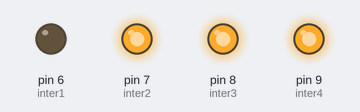
Recording of a sketch running on a simulated Arduino Uno, built with avr-gcc and run on an emulated ATmega328P. Parts: output pins drawn as LEDs (lit = HIGH).

Above: at 0.5 s.
At 1.5 s:
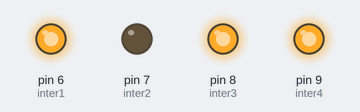
At 2.5 s:
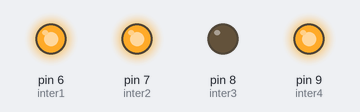
At 3.5 s:
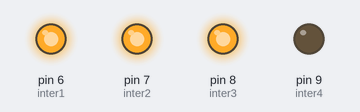
Timing chart, 0 to 5.2 s (numbered marks = the images above):
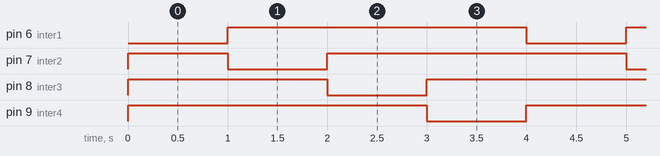

The sketch:

test_relais_x4.ino
```cpp
/*
  Test des relais
  Les relais sont tous éteints au démarrage
  puis s'allument l'un après l'autre alors que les précédents s'éteignent
 */

// définition des pins sur lesquelles sont branchés les relais
int inter1 = 6;
int inter2 = 7;
int inter3 = 8;
int inter4 = 9;

// the setup routine runs once when you press reset:
void setup() {
  // Définition des pins D6 à D9 comme sortie
  pinMode(inter1, OUTPUT);
  pinMode(inter2, OUTPUT);
  pinMode(inter3, OUTPUT);
  pinMode(inter4, OUTPUT);

  // Définir tous les relais éteints pour commencer
    digitalWrite(inter1, HIGH);
    digitalWrite(inter2, HIGH);
    digitalWrite(inter3, HIGH);
    digitalWrite(inter4, HIGH);

}

// the loop routine runs over and over again forever:
void loop() {

  digitalWrite(inter1, LOW);   // allume le relais 1
  delay(1000);               // wait for a second
  digitalWrite(inter1, HIGH);  // éteint le relais 1
  digitalWrite(inter2, LOW);  // allume le relais 2
  delay(1000);               // wait for a second
    digitalWrite(inter2, HIGH);  // éteint le relais 2
  digitalWrite(inter3, LOW);  // allume le relais 3
  delay(1000);               // wait for a second
    digitalWrite(inter3, HIGH);  // éteint le relais 3
  digitalWrite(inter4, LOW);  // allume le relais 4
  delay(1000);               // wait for a second
    digitalWrite(inter4, HIGH);  // éteint le relais 4

}
```

Measured:
- by itself, pin 6 (inter1), pin 7 (inter2), pin 8 (inter3), pin 9 (inter4): alternates HIGH for 3.0 s and LOW for 1.0 s
- by itself, everything shown: repeats every 4.0 s, in 5 steps
